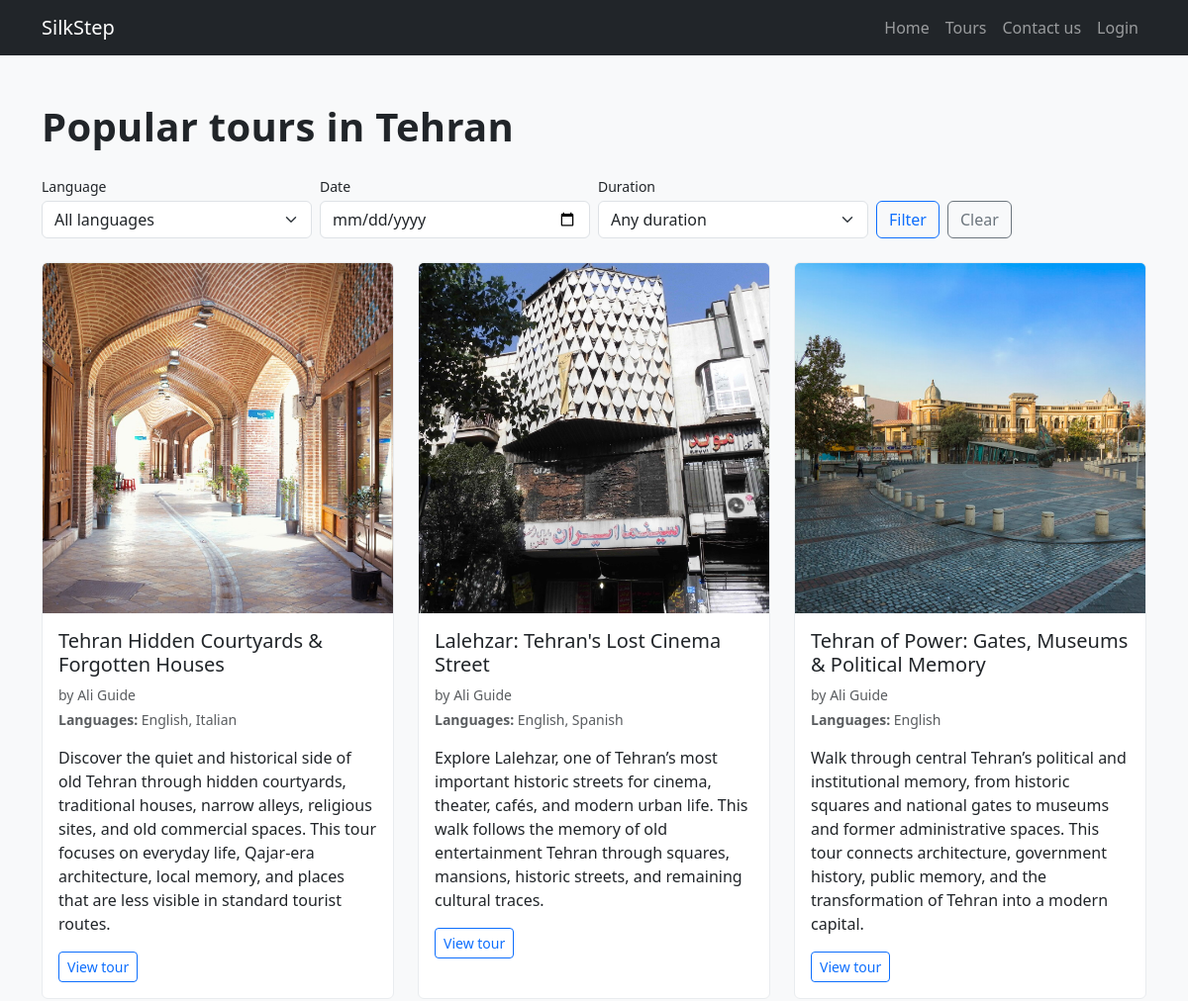
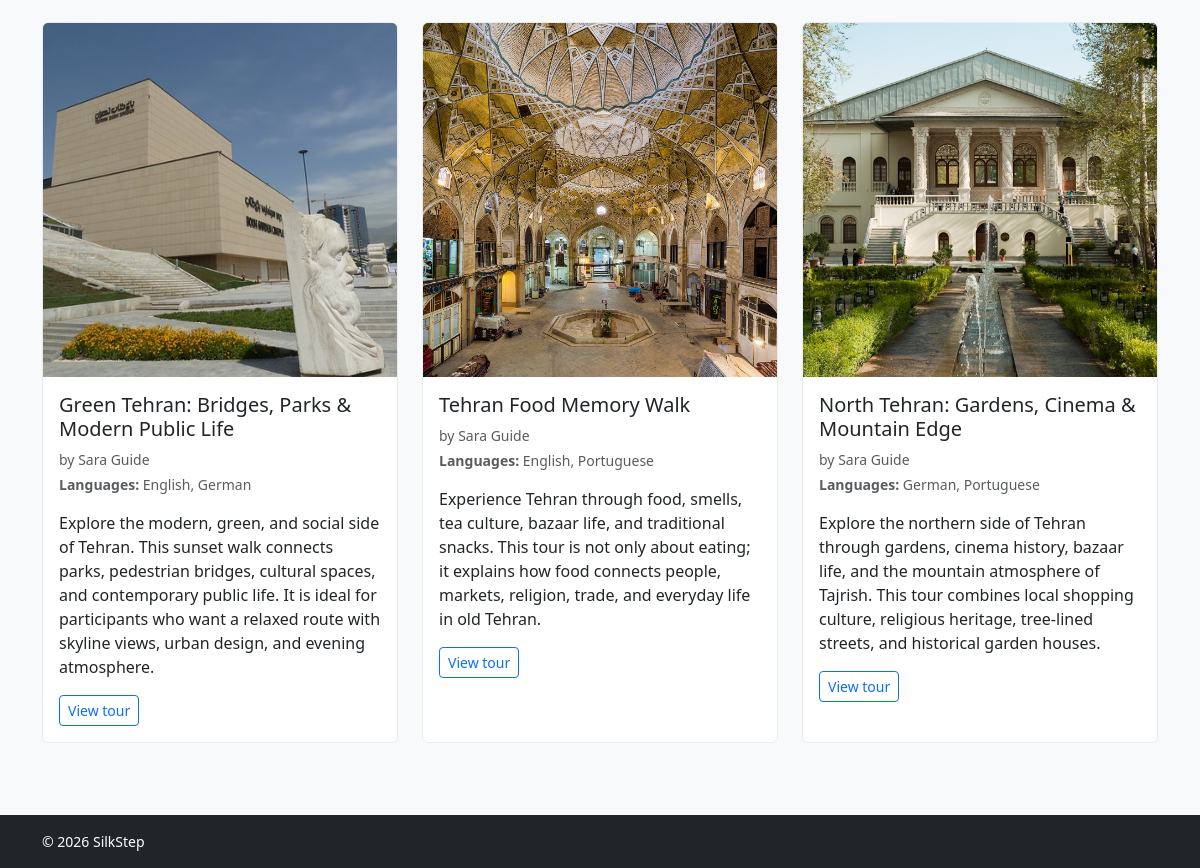
Page /tours on the committed database (2 pictures, top to bottom).
### tables this page shows
CREATE TABLE tours (
    id INTEGER PRIMARY KEY AUTOINCREMENT,
    title TEXT NOT NULL,
    schedule TEXT NOT NULL,
    duration TEXT NOT NULL,
    summary TEXT NOT NULL
, guide_id INTEGER, meeting_point TEXT, max_participants INTEGER DEFAULT 15, photo_url TEXT, meeting_map_link TEXT, duration_minutes INTEGER);

### app.py (the view, shortened to what this page needs)
@app.route("/tours")
def tours():
    selected_language = request.args.get("language", "")
    selected_date = request.args.get("date", "")
    selected_duration = request.args.get("duration", "")
    if selected_language and selected_language not in AVAILABLE_LANGUAGES:
        selected_language = ""
    if selected_language:
        rows = tours_dao.get_tours_by_language(selected_language)
    else:
        rows = tours_dao.get_tours()
    tour_list = [tour_dict(row) for row in rows]
    bucket = next((b for b in DURATION_BUCKETS if b[0] == selected_duration), None)
    if bucket:
        _key, _label, low, high = bucket
        tour_list = [
            t for t in tour_list
            if t.get("duration_minutes") is not None and low <= t["duration_minutes"] <= high
        ]
    else:
        selected_duration = ""
    return render_template(
        "tour.html",
        tours=tour_list,
        available_languages=AVAILABLE_LANGUAGES,
        selected_language=selected_language,
        selected_date=selected_date,
        selected_duration=selected_duration,
        duration_buckets=[(b[0], b[1]) for b in DURATION_BUCKETS],
        page_error=request.args.get("error", ""),
    )

### helpers.py (called while the page is built)
def tour_photo_src(photo_url):
    if not photo_url:
        return ""
    if photo_url.startswith("http"):
        return photo_url
    return url_for("static", filename=photo_url)

def tour_dict(row):
    data = dict(row)
    photos = tour_photos_dao.get_photos_for_tour(data["id"])
    if photos:
        data["photo_src"] = tour_photo_src(photos[0]["photo_path"])
    else:
        data["photo_src"] = tour_photo_src(data.get("photo_url"))
    return data

### tour_photos_dao.py (called while the page is built)
def get_photos_for_tour(tour_id):
    conn = sqlite3.connect(DB_PATH)
    conn.row_factory = sqlite3.Row
    rows = conn.execute(
        "SELECT id, tour_id, photo_path, sort_order FROM tour_photos WHERE tour_id = ? ORDER BY sort_order, id",
        (tour_id,),
    ).fetchall()
    conn.close()
    return rows

### tours_dao.py (called while the page is built)
def get_tours():
    conn = sqlite3.connect(DB_PATH)
    conn.row_factory = sqlite3.Row
    rows = conn.execute(
        """
        SELECT t.*,
               GROUP_CONCAT(tl.language, ', ') AS languages,
               (gu.name || ' ' || gu.surname) AS guide_name,
               (SELECT COUNT(*) FROM bookings b WHERE b.tour_id = t.id) AS booking_count
        FROM tours t
        LEFT JOIN tour_languages tl ON tl.tour_id = t.id
        LEFT JOIN users gu ON gu.id = t.guide_id
        GROUP BY t.id
        """
    ).fetchall()
    conn.close()
    return rows

### templates/tour.html (shortened to what this page needs)
{% extends "base.html" %}
{% block content %}
<section class="container py-5">
  <h1 class="mb-4">Popular tours in Tehran</h1>
  <form method="GET" action="{{ url_for('tours') }}" class="mb-4 row g-2 align-items-end">
    <div class="col-sm-3">
      <label class="form-label small mb-1">Language</label>
      <select name="language" class="form-select">
        <option value="">All languages</option>
      </select>
    </div>
    <div class="col-sm-3">
      <label class="form-label small mb-1">Date</label>
      <input type="date" name="date" class="form-control" value="{{ selected_date }}">
    </div>
    <div class="col-sm-3">
      <label class="form-label small mb-1">Duration</label>
      <select name="duration" class="form-select">
        <option value="">Any duration</option>
      </select>
    </div>
    <div class="col-sm-3 d-flex gap-2">
      <button type="submit" class="btn btn-outline-primary">Filter</button>
      <a href="{{ url_for('tours') }}" class="btn btn-outline-secondary">Clear</a>
    </div>
  </form>
  <div class="row g-4">
    {% for tour in tours %}
    <div class="col-md-4">
      <div class="card tour-card h-100">
        {% if tour.photo_src %}
          <img src="{{ tour.photo_src }}" class="card-img-top" alt="{{ tour.title }}">
        {% endif %}
        <div class="card-body">
          <h2 class="h5">{{ tour.title }}</h2>
          <p class="text-muted small mb-1">by {{ tour.guide_name or "SilkStep" }}</p>
          <p class="text-muted small"><strong>Languages:</strong> {{ tour.languages or "Not set" }}</p>
          <p>{{ tour.summary }}</p>
          <a href="{{ url_for('tour_detail', tour_id=tour.id) }}" class="btn btn-outline-primary btn-sm">View tour</a>
        </div>
      </div>
    </div>
    {% endfor %}
  </div>
</section>
{% endblock %}

### static/css/style.css (style rules this page uses)
body { background-color: #f8f9fa; color: #212529; }
h1 { font-weight: 700; letter-spacing: 0.3px; }
.tour-card { border: 1px solid #e9ecef; transition: transform 0.2s ease; }
.tour-card .card-img-top { width: 100%; aspect-ratio: 1 / 1; object-fit: cover; }

### rows in the picture
tours: shows a picture, title "Tehran Hidden Courtyards & Forgotten Houses", guide_name "Ali Guide", languages "English, Italian", summary "Discover the quiet and historical side of old Tehran through hidden courtyards, traditional houses, narrow alleys, religious sites, and old commercial spaces. This tour focuses on everyday life, Qajar-era architecture, local memory, and places that are less visible in standard tourist routes."
tours: shows a picture, title "Lalehzar: Tehran's Lost Cinema Street", guide_name "Ali Guide", languages "English, Spanish", summary "Explore Lalehzar, one of Tehran’s most important historic streets for cinema, theater, cafés, and modern urban life. This walk follows the memory of old entertainment Tehran through squares, mansions, historic streets, and remaining cultural traces."
tours: shows a picture, title "Tehran of Power: Gates, Museums & Political Memory", guide_name "Ali Guide", languages "English", summary "Walk through central Tehran’s political and institutional memory, from historic squares and national gates to museums and former administrative spaces. This tour connects architecture, government history, public memory, and the transformation of Tehran into a modern capital."
tours: shows a picture, title "Green Tehran: Bridges, Parks & Modern Public Life", guide_name "Sara Guide", languages "English, German", summary "Explore the modern, green, and social side of Tehran. This sunset walk connects parks, pedestrian bridges, cultural spaces, and contemporary public life. It is ideal for participants who want a relaxed route with skyline views, urban design, and evening atmosphere."
tours: shows a picture, title "Tehran Food Memory Walk", guide_name "Sara Guide", languages "English, Portuguese", summary "Experience Tehran through food, smells, tea culture, bazaar life, and traditional snacks. This tour is not only about eating; it explains how food connects people, markets, religion, trade, and everyday life in old Tehran."
tours: shows a picture, title "North Tehran: Gardens, Cinema & Mountain Edge", guide_name "Sara Guide", languages "German, Portuguese", summary "Explore the northern side of Tehran through gardens, cinema history, bazaar life, and the mountain atmosphere of Tajrish. This tour combines local shopping culture, religious heritage, tree-lined streets, and historical garden houses."
